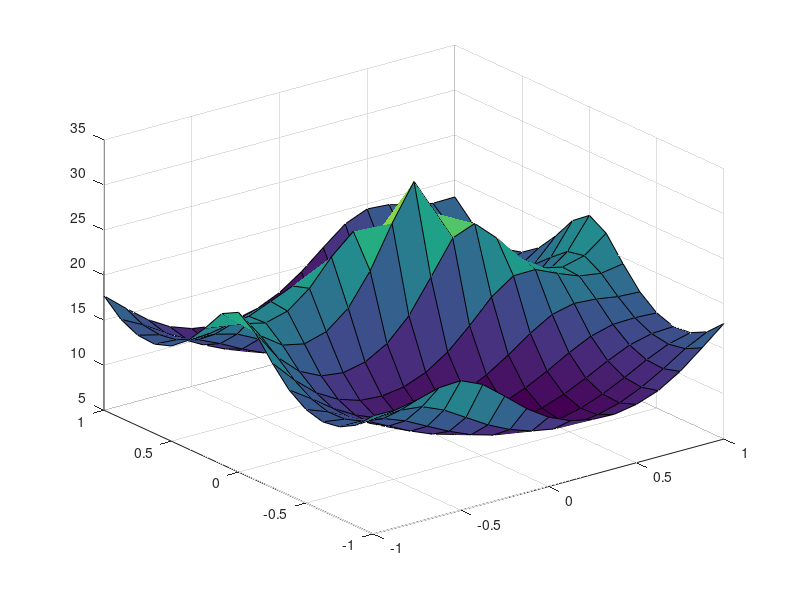

MATLAB code for this plot:
load ('ra_net');
load('input_0729');
load('output_0729');
load('index');

% take 9th payload
input_source = input(1:17^2,:);
input_source(:,1) = 1; % replace payload with bias 1
output_source = output(17^2*8+1:17^2*9);
output_source(145) = 32; % replace error value to correct valoe
                         % error is caused by numeriacal reason

%% peature pouint extraction
surf(linspace(-1,1,17),linspace(-1,1,17),reshape(output_source,17,17))                  
% index = [1 1
%     1 0.625
%     1 0 
%     1 -0.625
%     1 -1
%     0.5 1
%     0.5 0.5 
%     0.5 -0.125
%     0.5 -0.75
%     0.5 -1
%     0 1
%     0 0.625
%     0 0
%     0 -0.625
%     0 -1
%     -0.75 1
%     -0.75 0.875
%     -0.75 0.125
%     -0.75 -0.5
%     -0.75 -1
%     -1 1
%     -1 0.625
%     -1 0
%     -1 -0.625
%     -1 -1];

%  payload_d = 7 ;
% 
%  n = size(input_source,1);
%  m = size(index,1);
%  input_tar_a = input((payload_d-1)*17^2+1: payload_d*17^2,:);
%  output_tar_a = output((payload_d-1)*17^2+1: payload_d*17^2);
%  output_tar = zeros(m,1);
%  
% % 
%  for i = 1:m
%      for j = 1:n
%          if sum(index(i,:) == input_tar_a(j,[2 3]))==2
%              output_tar(i) = output_tar_a(j);
%          end
%      end
%  end                 
% input_tar = [ones(m,1) index]; 
% 
% 
% weight = ones(m+n,1)*1/(m+n);
% N = 50;
% x = [input_source
%     input_tar];
% y = [output_source
%     output_tar];
% 
% 
% for t = 1:N
%     %1
%     %2
%     dt = max(abs(y(n+1:n+m)-ra_net(x(n+1:n+m,:)')')); 
%     et = abs(y-ra_net(x')')/dt;
%     %3
%     epsoliont = sum(et(n+1:n+m).*weight(n+1:n+m))/sum(weight(n+1:n+m));
%     if epsoliont>=0.5
%         n = t-1;
%         break;
%     end
%     betat = epsoliont/(1-epsoliont);
%     beta0 = 1/(1+(2*log(n/N))^0.5);
%     weight(1:n) = weight(1:n).*beta0.^et(1:n);
%     weight(n+1:n+m) =  weight(n+1:n+m).*betat.^(-et(n+1:n+m));
%     weight = weight/sum(weight)
%     
%     
% end
% 
% err = ra_net(x')'-y;